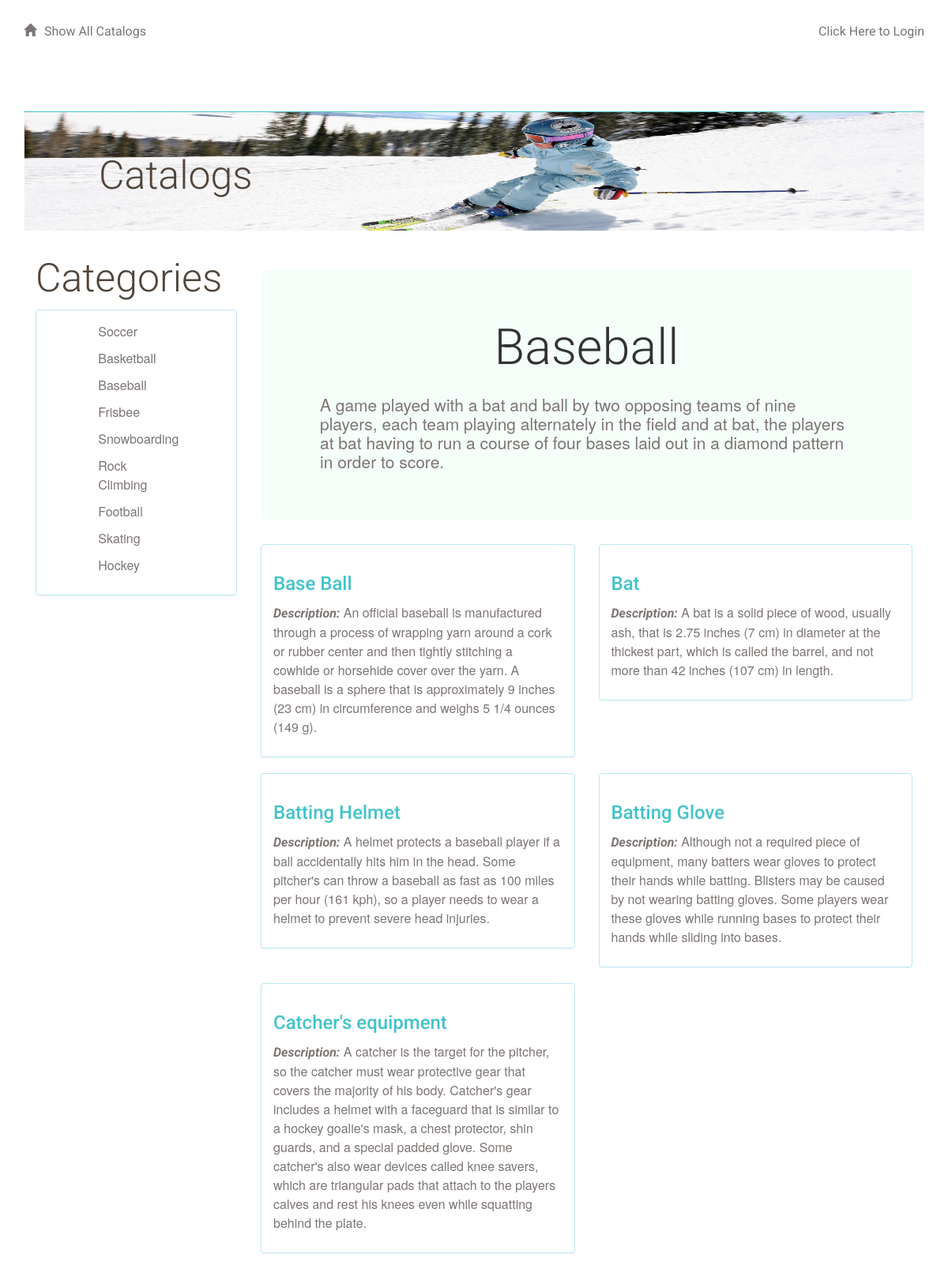
The page /catalog/3 on the database its author committed.
### database_setup.py (models this page shows, shortened)
class Catalog(Base):
    __tablename__ = 'catalog'
    id = Column(Integer, primary_key=True)
    name = Column(String(250), nullable=False)
    user_id = Column(Integer, ForeignKey('user.id'))
    user = relationship(User, cascade="delete")
    description = Column(String(250))

class CatalogItem(Base):
    __tablename__ = 'catalog_item'
    name = Column(String(80), nullable=False)
    id = Column(Integer, primary_key=True)
    description = Column(String(250))
    catalog_id = Column(Integer, ForeignKey('catalog.id'))
    catalog = relationship(Catalog, cascade="delete")
    user_id = Column(Integer, ForeignKey('user.id'))
    user = relationship(User, cascade="delete")

### application.py (the view)
@app.route('/')
@app.route('/catalog/<int:catalog_id>')
def catalogItems(catalog_id):
    catalogs = session.query(Catalog).all()
    catalog = session.query(Catalog).filter_by(id=catalog_id).one()
    items = session.query(CatalogItem).filter_by(
            catalog_id=catalog_id).all()
    creator = getUserInfo(catalog.user_id)
    if 'username' not in login_session:
        return render_template(
            'publicCatalogItem.html', catalogs=catalogs, catalog=catalog,
            catalog_id=catalog_id, items=items, ceator=creator)
    else:
        return render_template(
            'catalogitem.html', catalog=catalog, items=items,
            catalog_id=catalog_id, catalogs=catalogs, creator=creator)

### application.py (called while the page is built)
def getUserInfo(user_id):
    user = session.query(User).filter_by(id=user_id).one()
    return user

### templates/publicCatalogItem.html (shortened to what this page needs)
{% extends "main.html" %}
{% block content %}
{% include "header.html" %}
<div class = "container-fluid">
<div class = "row">
<div class = "col-md-3">
  <h1> Categories </h1>
  <div class="panel panel-info">
    <div class="panel-body">
      <div class = "row">
        <div class = "col-md-3"></div>
        <div class = "col-md-6">
          {% for i in catalogs %}
          <a href = '{{url_for('catalogItems', catalog_id = i.id)}}'>
          <p>
            {{i.name}}
          </p>
          </a>
          {% endfor %}
        </div>
        <div class = "col-md-3"></div>
      </div>
    </div>
  </div>
</div>
<div class = "col-md-9">
  <br><br>
  <div class="jumbotron">
    <div class="container-fluid">
      <h1 class = "text-center">{{ catalog.name }}</h1>
      <br>
      <p>{{catalog.description}}</p>
    </div>
  </div>
  <div class="row">
    <div class="col-md-12">
      <div class="row row-eq-height">
        {% for i in items%}
        <div class="col-md-6">
          <div class="panel panel-info">
            <div class="panel-body">
              <div class = 'itemName'>
                <a href = "{{url_for('showItemInfo', catalog_id = catalog_id,
                  catalogItem_id = i.id)}}">
                  <h2>{{i.name}}</h2>
                </a>
                <p><em>Description:</em> {{i.description}}</p>
              </div>
            </div>
          </div>
        </div>
        {% if loop.index is divisibleby 2 %}
      </div>
      <div class="row row-eq-height">
        {% endif %}
        {% endfor %}
      </div>
    </div>
  </div>
</div>
{% endblock %}

### static/newstyles.css (style rules this page uses)
* { font-family: "Helvetica Neue Bold", Roboto, Helvetica, Arial, sans-serif; font-weight: 700; }
h1 { font-family: "Helvetica Neue Light", Roboto, Helvetica, Arial, sans-serif; font-size: 50px; color: #51453B; line-height: 60px; font-weight: 300; }
h2 { font-size: 24px; color: #42C3C9; line-height: 29px; }
p { font-family: "Helvetica Neue", Roboto, Helvetica, Arial, sans-serif; font-size: 16px; color: #7B7573; line-height: 24px; font-weight: 400; }
a { font-size: 16px; color: #0093B9; line-height: 17px; }
.jumbotron { position: relative; background: #F5FFFA; width: 100%; height: 100%; background-size: cover; overflow: hidden; }

### rows shown on the page
Catalog: name "Soccer"
Catalog: name "Basketball"
Catalog: name "Baseball", description "A game played with a bat and ball by two opposing teams of nine players, each team playing alternately in the field and at bat, the players at bat having to run a course of four bases laid out in a diamond pattern in order to score."
Catalog: name "Frisbee"
Catalog: name "Snowboarding"
Catalog: name "Rock Climbing"
Catalog: name "Football"
Catalog: name "Skating"
Catalog: name "Hockey"
CatalogItem: name "Base Ball", description "An official baseball is manufactured through a process of wrapping yarn around a cork or rubber center and then tightly stitching a cowhide or horsehide cover over the yarn. A baseball is a sphere that is approximately 9 inches (23 cm) in circumference and weighs 5 1/4 ounces (149 g)."
CatalogItem: name "Bat", description "A bat is a solid piece of wood, usually ash, that is 2.75 inches (7 cm) in diameter at the thickest part, which is called the barrel, and not more than 42 inches (107 cm) in length."
CatalogItem: name "Batting Helmet", description "A helmet protects a baseball player if a ball accidentally hits him in the head. Some pitcher's can throw a baseball as fast as 100 miles per hour (161 kph), so a player needs to wear a helmet to prevent severe head injuries."
CatalogItem: name "Batting Glove", description "Although not a required piece of equipment, many batters wear gloves to protect their hands while batting. Blisters may be caused by not wearing batting gloves. Some players wear these gloves while running bases to protect their hands while sliding into bases."
CatalogItem: name "Catcher's equipment", description "A catcher is the target for the pitcher, so the catcher must wear protective gear that covers the majority of his body. Catcher's gear includes a helmet with a faceguard that is similar to a hockey goalie's mask, a chest protector, shin guards, and a special padded glove. Some catcher's also wear devices called knee savers, which are triangular pads that attach to the players calves and rest his knees even while squatting behind the plate."
